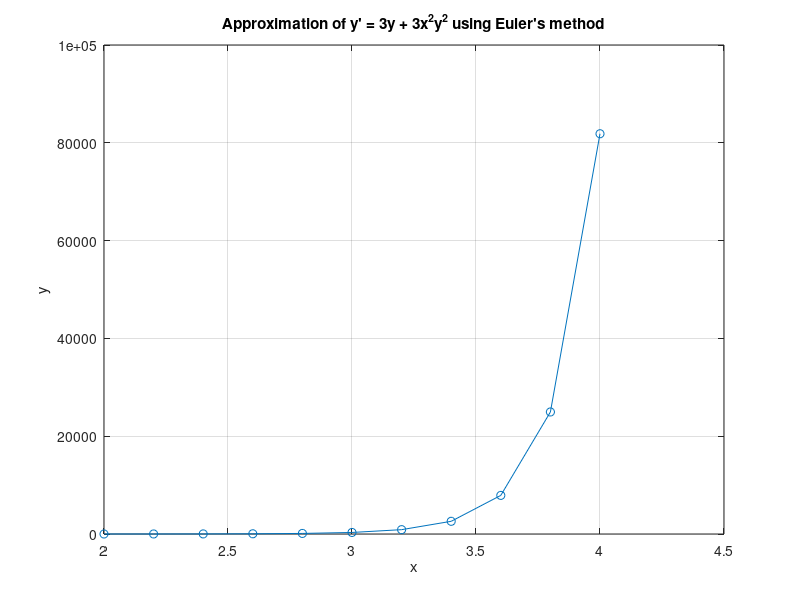

Here is the MATLAB script that generated this plot:
clear all

% Euler's method for solving a differential equation
% dy/dx = 3xy + x^2
% Initial condition: y(1) = 1.5
% Step size: h = 0.2

% Define the differential equation function
f = @(x, y) 3*x*y + x^2;

% Define the initial condition
x0 = 2;     % Initial x-value
y0 = 3;   % Initial y-value

% Define the step size
h = 0.2;

% Define the number of steps
N = 10;     % Number of iterations

% Initialize arrays to store x and y values
x = zeros(N+1, 1);
y = zeros(N+1, 1);

% Set initial values
x(1) = x0;
y(1) = y0;

% Perform Euler's method iterations
for i = 1:N
    x(i+1) = x(i) + h;
    y(i+1) = y(i) + h * f(x(i), y(i));
end

% Plot the result
plot(x, y, '-o');
xlabel('x');
ylabel('y');
title("Approximation of y' = 3y + 3x^2y^2 using Euler's method");
grid on;
